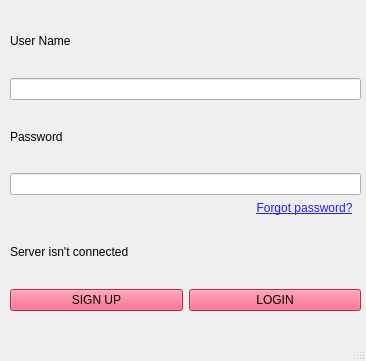
<?xml version="1.0" encoding="UTF-8"?>
<ui version="4.0">
 <class>Login</class>
 <widget class="QMainWindow" name="Login">
  <property name="geometry">
   <rect>
    <x>0</x>
    <y>0</y>
    <width>366</width>
    <height>361</height>
   </rect>
  </property>
  <property name="windowTitle">
   <string>Login page</string>
  </property>
  <widget class="QWidget" name="centralwidget">
   <widget class="QLabel" name="label_3">
    <property name="geometry">
     <rect>
      <x>140</x>
      <y>320</y>
      <width>309</width>
      <height>20</height>
     </rect>
    </property>
    <property name="text">
     <string/>
    </property>
   </widget>
   <widget class="QStackedWidget" name="stackedWidget">
    <property name="geometry">
     <rect>
      <x>0</x>
      <y>0</y>
      <width>371</width>
      <height>311</height>
     </rect>
    </property>
    <property name="currentIndex">
     <number>0</number>
    </property>
    <widget class="QWidget" name="page">
     <widget class="QWidget" name="verticalLayoutWidget">
      <property name="geometry">
       <rect>
        <x>10</x>
        <y>10</y>
        <width>351</width>
        <height>301</height>
       </rect>
      </property>
      <layout class="QVBoxLayout" name="verticalLayout">
       <item>
        <widget class="QLabel" name="label">
         <property name="text">
          <string>User Name</string>
         </property>
        </widget>
       </item>
       <item>
        <widget class="QLineEdit" name="LE_UserName"/>
       </item>
       <item>
        <widget class="QLabel" name="label_2">
         <property name="text">
          <string>Password</string>
         </property>
        </widget>
       </item>
       <item>
        <widget class="QLineEdit" name="LE_Password"/>
       </item>
       <item>
        <layout class="QHBoxLayout" name="horizontalLayout_2">
         <item>
          <widget class="QLabel" name="label_5">
           <property name="layoutDirection">
            <enum>Qt::RightToLeft</enum>
           </property>
           <property name="styleSheet">
            <string notr="true">color: rgb(48, 96, 255);</string>
           </property>
           <property name="text">
            <string>&lt;!DOCTYPE HTML PUBLIC &quot;-//W3C//DTD HTML 4.0//EN&quot; &quot;http://www.w3.org/TR/REC-html40/strict.dtd&quot;&gt;
&lt;html&gt;&lt;head&gt;&lt;meta name=&quot;qrichtext&quot; content=&quot;1&quot; /&gt;&lt;meta charset=&quot;utf-8&quot; /&gt;&lt;style type=&quot;text/css&quot;&gt;
p, li { white-space: pre-wrap; }
hr { height: 1px; border-width: 0; }
li.unchecked::marker { content: &quot;\2610&quot;; }
li.checked::marker { content: &quot;\2612&quot;; }
&lt;/style&gt;&lt;/head&gt;&lt;body style=&quot; font-family:'Segoe UI'; font-size:9pt; font-weight:400; font-style:normal;&quot;&gt;
&lt;p style=&quot;-qt-paragraph-type:empty; margin-top:12px; margin-bottom:12px; margin-left:0px; margin-right:0px; -qt-block-indent:0; text-indent:0px;&quot;&gt;&lt;br /&gt;&lt;/p&gt;&lt;/body&gt;&lt;/html&gt;</string>
           </property>
           <property name="alignment">
            <set>Qt::AlignRight|Qt::AlignTrailing|Qt::AlignVCenter</set>
           </property>
          </widget>
         </item>
         <item>
          <widget class="QLabel" name="label_14">
           <property name="layoutDirection">
            <enum>Qt::RightToLeft</enum>
           </property>
           <property name="styleSheet">
            <string notr="true">color: rgb(48, 96, 255);</string>
           </property>
           <property name="text">
            <string>&lt;!DOCTYPE HTML PUBLIC &quot;-//W3C//DTD HTML 4.0//EN&quot; &quot;http://www.w3.org/TR/REC-html40/strict.dtd&quot;&gt;
&lt;html&gt;&lt;head&gt;&lt;meta name=&quot;qrichtext&quot; content=&quot;1&quot; /&gt;&lt;meta charset=&quot;utf-8&quot; /&gt;&lt;style type=&quot;text/css&quot;&gt;
p, li { white-space: pre-wrap; }
hr { height: 1px; border-width: 0; }
li.unchecked::marker { content: &quot;\2610&quot;; }
li.checked::marker { content: &quot;\2612&quot;; }
&lt;/style&gt;&lt;/head&gt;&lt;body style=&quot; font-family:'Segoe UI'; font-size:9pt; font-weight:400; font-style:normal;&quot;&gt;
&lt;p style=&quot;-qt-paragraph-type:empty; margin-top:12px; margin-bottom:12px; margin-left:0px; margin-right:0px; -qt-block-indent:0; text-indent:0px;&quot;&gt;&lt;br /&gt;&lt;/p&gt;&lt;/body&gt;&lt;/html&gt;</string>
           </property>
           <property name="alignment">
            <set>Qt::AlignRight|Qt::AlignTrailing|Qt::AlignVCenter</set>
           </property>
          </widget>
         </item>
         <item>
          <widget class="QPushButton" name="PB_ForgetPassword">
           <property name="toolTip">
            <string>&lt;html&gt;&lt;head/&gt;&lt;body&gt;&lt;p align=&quot;right&quot;&gt;&lt;span style=&quot; text-decoration: underline;&quot;&gt;Forgot password?&lt;/span&gt;&lt;/p&gt;&lt;/body&gt;&lt;/html&gt;</string>
           </property>
           <property name="layoutDirection">
            <enum>Qt::LeftToRight</enum>
           </property>
           <property name="styleSheet">
            <string notr="true">color: rgb(36, 28, 255);
background-color: transparent;
border: transparent;
font: 9pt &quot;Segoe UI&quot;;
text-decoration: underline;</string>
           </property>
           <property name="text">
            <string>Forgot password?</string>
           </property>
          </widget>
         </item>
        </layout>
       </item>
       <item>
        <widget class="QLabel" name="Connectionlabel">
         <property name="text">
          <string>Server isn't connected</string>
         </property>
        </widget>
       </item>
       <item>
        <layout class="QHBoxLayout" name="horizontalLayout">
         <item>
          <widget class="QPushButton" name="PB_SignUp">
           <property name="styleSheet">
            <string notr="true">background-color: rgb(255, 57, 103);</string>
           </property>
           <property name="text">
            <string>SIGN UP</string>
           </property>
          </widget>
         </item>
         <item>
          <widget class="QPushButton" name="PB_LogIn">
           <property name="styleSheet">
            <string notr="true">background-color: rgb(255, 57, 103);</string>
           </property>
           <property name="text">
            <string>LOGIN</string>
           </property>
          </widget>
         </item>
        </layout>
       </item>
      </layout>
     </widget>
    </widget>
    <widget class="QWidget" name="page_3">
     <widget class="QWidget" name="layoutWidget">
      <property name="geometry">
       <rect>
        <x>10</x>
        <y>20</y>
        <width>351</width>
        <height>281</height>
       </rect>
      </property>
      <layout class="QVBoxLayout" name="verticalLayout_2">
       <item>
        <layout class="QHBoxLayout" name="horizontalLayout_7">
         <item>
          <widget class="QLabel" name="label_9">
           <property name="text">
            <string>Enter the UserName: </string>
           </property>
          </widget>
         </item>
         <item>
          <widget class="QLineEdit" name="LE_SignUpUserName">
           <property name="inputMethodHints">
            <set>Qt::ImhHiddenText|Qt::ImhNoPredictiveText</set>
           </property>
          </widget>
         </item>
        </layout>
       </item>
       <item>
        <layout class="QHBoxLayout" name="horizontalLayout_8">
         <item>
          <widget class="QLabel" name="label_10">
           <property name="text">
            <string>Enter the Password: </string>
           </property>
          </widget>
         </item>
         <item>
          <widget class="QLineEdit" name="LE_SignUpPassword">
           <property name="inputMethodHints">
            <set>Qt::ImhHiddenText|Qt::ImhNoPredictiveText</set>
           </property>
          </widget>
         </item>
        </layout>
       </item>
       <item>
        <layout class="QHBoxLayout" name="horizontalLayout_3">
         <item>
          <widget class="QLabel" name="label_4">
           <property name="text">
            <string>Enter the MIP: </string>
           </property>
          </widget>
         </item>
         <item>
          <widget class="QLineEdit" name="LE_SignUpMIP">
           <property name="inputMethodHints">
            <set>Qt::ImhHiddenText|Qt::ImhNoPredictiveText</set>
           </property>
          </widget>
         </item>
        </layout>
       </item>
       <item>
        <layout class="QHBoxLayout" name="horizontalLayout_4">
         <item>
          <widget class="QLabel" name="label_6">
           <property name="text">
            <string>Enter the Account ID</string>
           </property>
          </widget>
         </item>
         <item>
          <widget class="QLineEdit" name="LE_SignUpAccID"/>
         </item>
        </layout>
       </item>
       <item>
        <layout class="QHBoxLayout" name="horizontalLayout_5">
         <item>
          <widget class="QLabel" name="label_7">
           <property name="text">
            <string>Enter the name: </string>
           </property>
          </widget>
         </item>
         <item>
          <widget class="QLineEdit" name="LE_SignUpName"/>
         </item>
        </layout>
       </item>
       <item>
        <widget class="QLabel" name="Connectionlabel_2">
         <property name="text">
          <string>Server isn't connected</string>
         </property>
        </widget>
       </item>
       <item>
        <widget class="QPushButton" name="PB_SigNUP">
         <property name="text">
          <string>SignUp</string>
         </property>
        </widget>
       </item>
       <item>
        <layout class="QHBoxLayout" name="horizontalLayout_9">
         <item>
          <widget class="QPushButton" name="PB_Back_2">
           <property name="text">
            <string>Back</string>
           </property>
          </widget>
         </item>
         <item>
          <widget class="QLabel" name="label_11">
           <property name="text">
            <string/>
           </property>
          </widget>
         </item>
        </layout>
       </item>
      </layout>
     </widget>
    </widget>
    <widget class="QWidget" name="page_2">
     <widget class="QWidget" name="layoutWidget">
      <property name="geometry">
       <rect>
        <x>0</x>
        <y>10</y>
        <width>351</width>
        <height>170</height>
       </rect>
      </property>
      <layout class="QVBoxLayout" name="verticalLayout_3">
       <item>
        <layout class="QHBoxLayout" name="horizontalLayout_10">
         <item>
          <widget class="QLabel" name="label_12">
           <property name="text">
            <string>Enter the UserName: </string>
           </property>
          </widget>
         </item>
         <item>
          <widget class="QLineEdit" name="LE_ForgetPasswordUserName">
           <property name="inputMethodHints">
            <set>Qt::ImhHiddenText|Qt::ImhNoPredictiveText</set>
           </property>
          </widget>
         </item>
        </layout>
       </item>
       <item>
        <layout class="QHBoxLayout" name="horizontalLayout_6">
         <item>
          <widget class="QLabel" name="label_8">
           <property name="text">
            <string>Please enter the MIP: </string>
           </property>
          </widget>
         </item>
         <item>
          <widget class="QLineEdit" name="LE_ForgetPasswordMIP"/>
         </item>
        </layout>
       </item>
       <item>
        <widget class="QPushButton" name="pushButton">
         <property name="text">
          <string>ForgetPassword</string>
         </property>
        </widget>
       </item>
       <item>
        <widget class="QLabel" name="PasswordLabel">
         <property name="text">
          <string/>
         </property>
         <property name="alignment">
          <set>Qt::AlignCenter</set>
         </property>
        </widget>
       </item>
       <item>
        <layout class="QHBoxLayout" name="horizontalLayout_11">
         <item>
          <widget class="QPushButton" name="PB_Back">
           <property name="text">
            <string>Back</string>
           </property>
          </widget>
         </item>
         <item>
          <widget class="QLabel" name="label_13">
           <property name="text">
            <string/>
           </property>
          </widget>
         </item>
        </layout>
       </item>
      </layout>
     </widget>
    </widget>
   </widget>
  </widget>
  <widget class="QMenuBar" name="menubar">
   <property name="geometry">
    <rect>
     <x>0</x>
     <y>0</y>
     <width>366</width>
     <height>25</height>
    </rect>
   </property>
  </widget>
  <widget class="QStatusBar" name="statusbar"/>
 </widget>
 <resources/>
 <connections/>
</ui>
